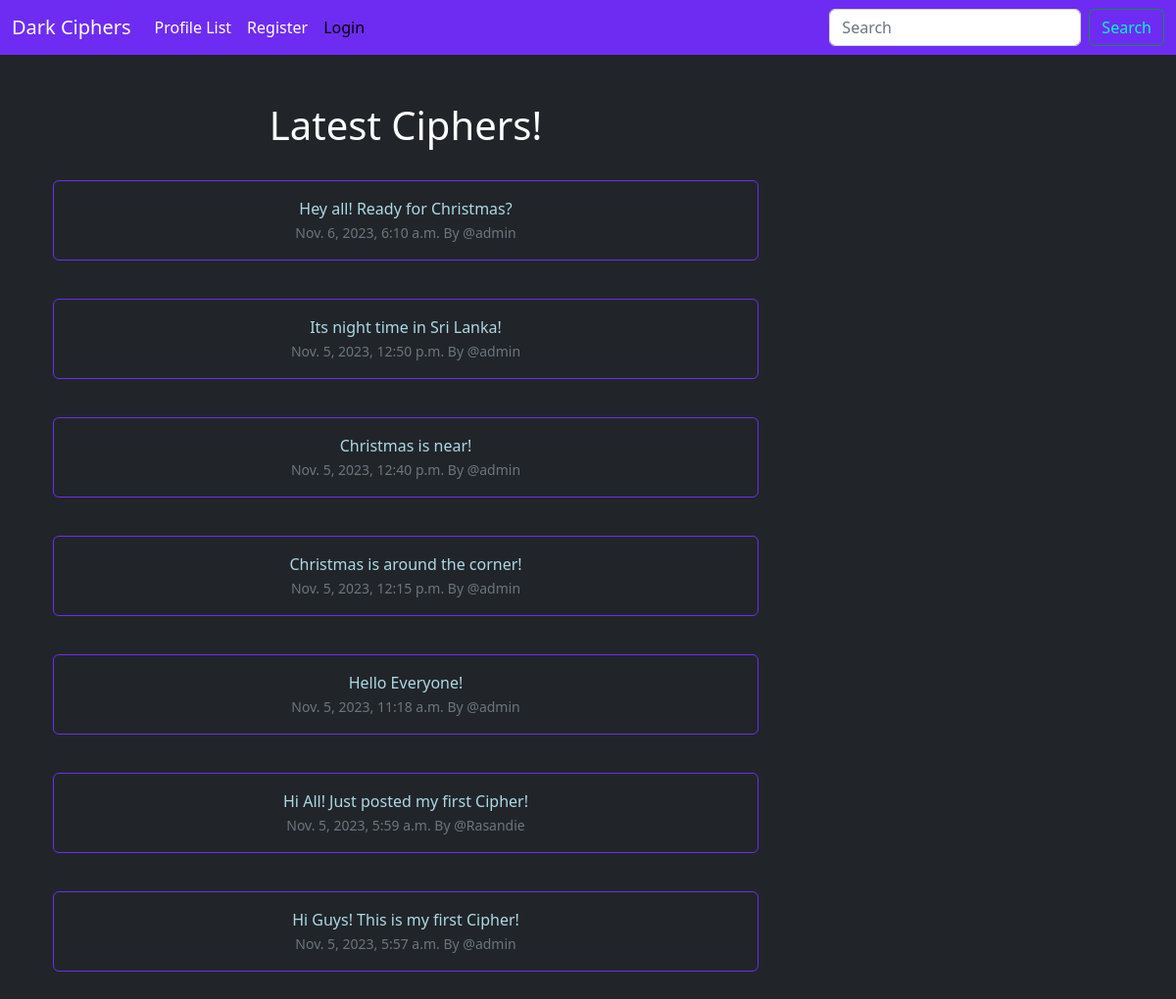
Before: / with the older database file.
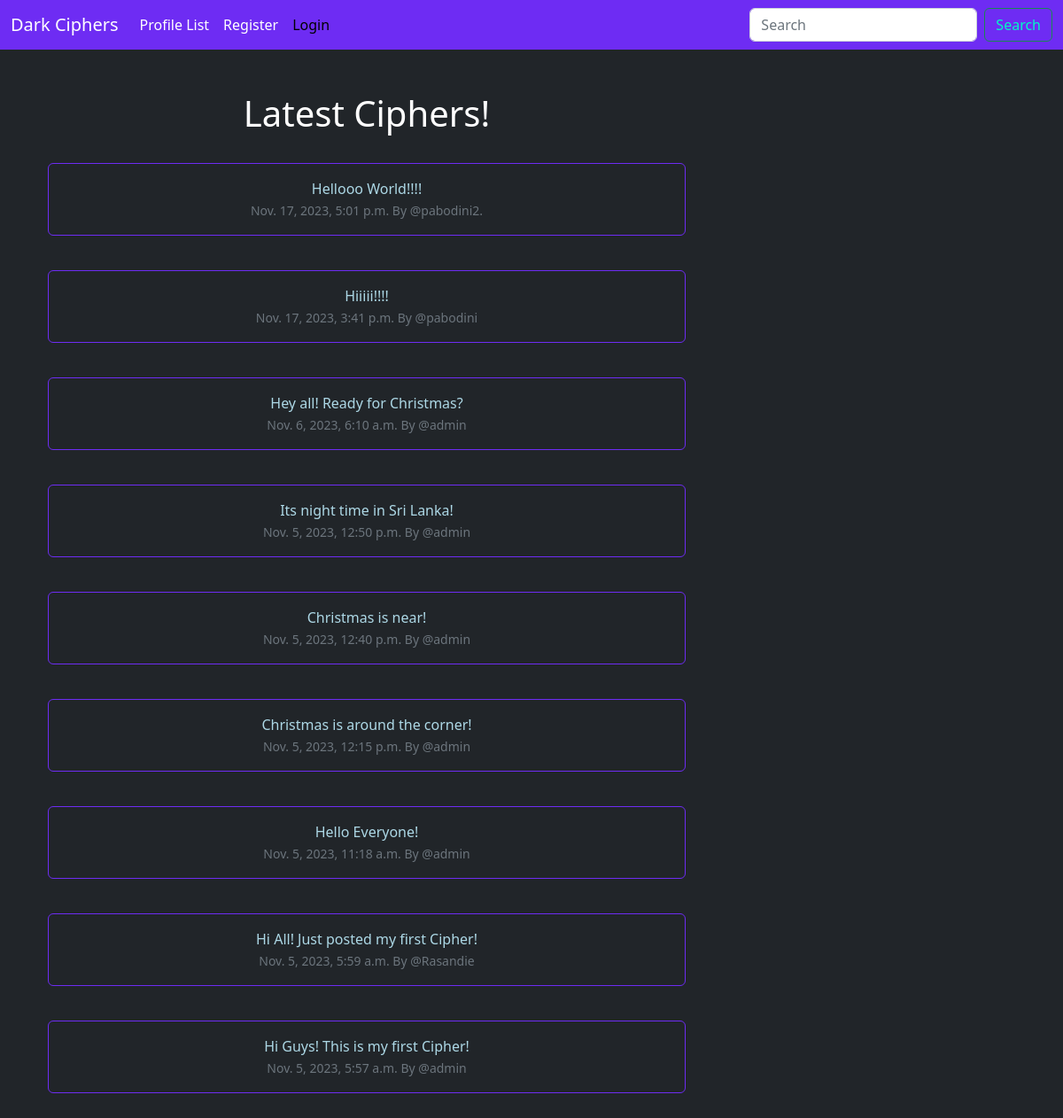
After: the same page with the newer database file.
### musker/models.py (models this page shows, shortened)
class Ciphers(models.Model):
    user = models.ForeignKey(
        User, related_name="ciphers",
        on_delete = models.DO_NOTHING
    )
    body = models.CharField(max_length=200)
    created_at = models.DateTimeField(auto_now_add=True)
    likes = models.ManyToManyField(User, related_name = "cipher_like", blank = True)

### musker/views.py (the view)
# urls.py: path('', views.home, name="home"),
def home(request):
    if request.user.is_authenticated:
        form = CiphersForm(request.POST or None)
        if request.method=="POST":
            if form.is_valid():
                cipher = form.save(commit=False)
                cipher.user = request.user
                cipher.save()
                messages.success(request, ("Your whisper has been heard!"))
                return redirect('home')
        ciphers = Ciphers.objects.all().order_by("-created_at")
        return render(request, 'home.html', {"ciphers": ciphers, "form": form})
    else:
        ciphers = Ciphers.objects.all().order_by("-created_at")
        return render(request, 'home.html', {"ciphers": ciphers})

### musker/templates/home.html (shortened to what this page needs)
{% extends 'base.html' %}
{% block content %}
   <div class ="container text-center">
       <div class="row">
           <div class="col-8">
<h1>Latest Ciphers!</h1>
<br/>
{% for cipher in ciphers %}
<div class="alert alert-info" role="alert">
  {{ cipher.body }}<br/>
    <small class = "text-muted">
        {{ cipher.created_at}} By
        @{{ cipher.user.username}}
    </small>
</div><br/>
{% endfor %}
           </div>
<div class = "col-4">
  <br/><br/><br/>
</div>
{% endblock %}

Changed rows visible on the page:
added Ciphers: body "Hellooo World!!!!", created_at "Nov. 17, 2023, 5:01 p.m.", user.username "pabodini2."
added Ciphers: body "Hiiiii!!!!", created_at "Nov. 17, 2023, 3:41 p.m.", user.username "pabodini"
